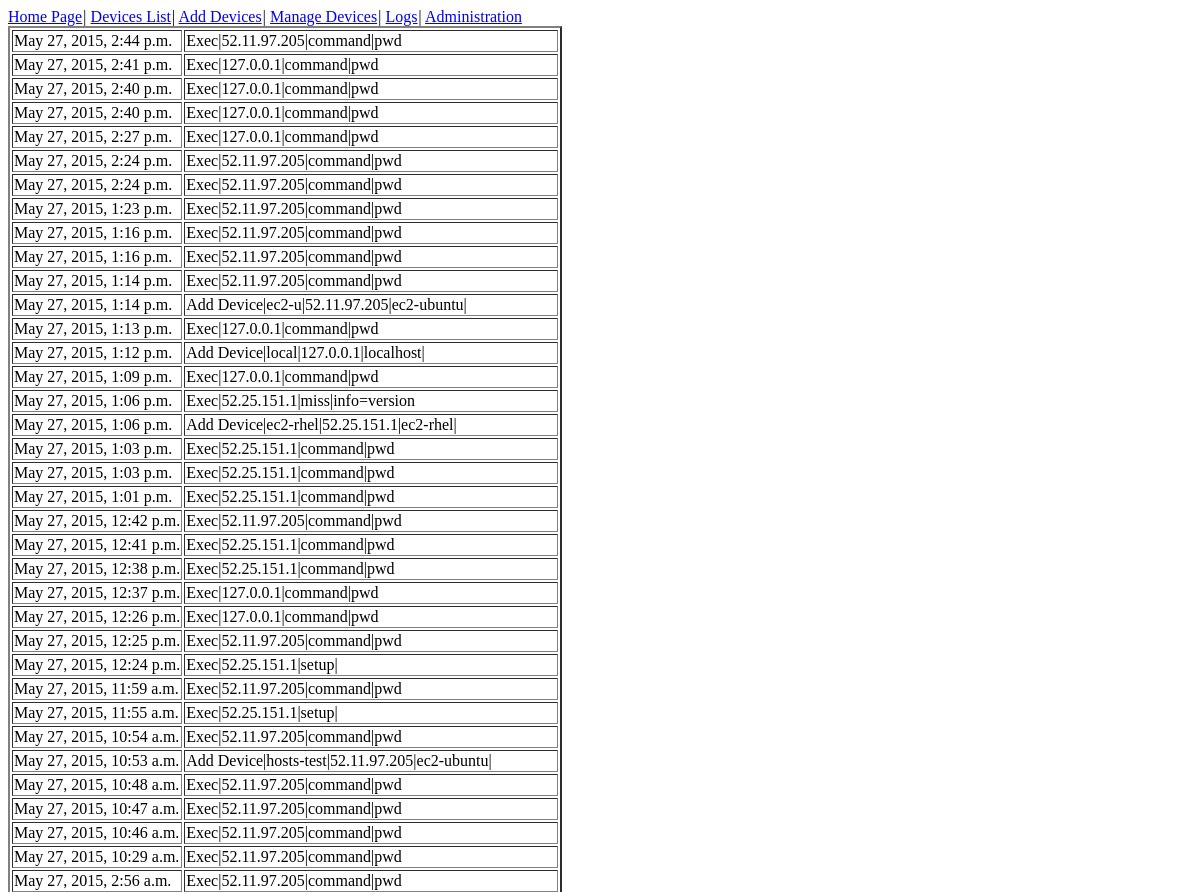
The app's page /controller/log/ (upper part), older data.
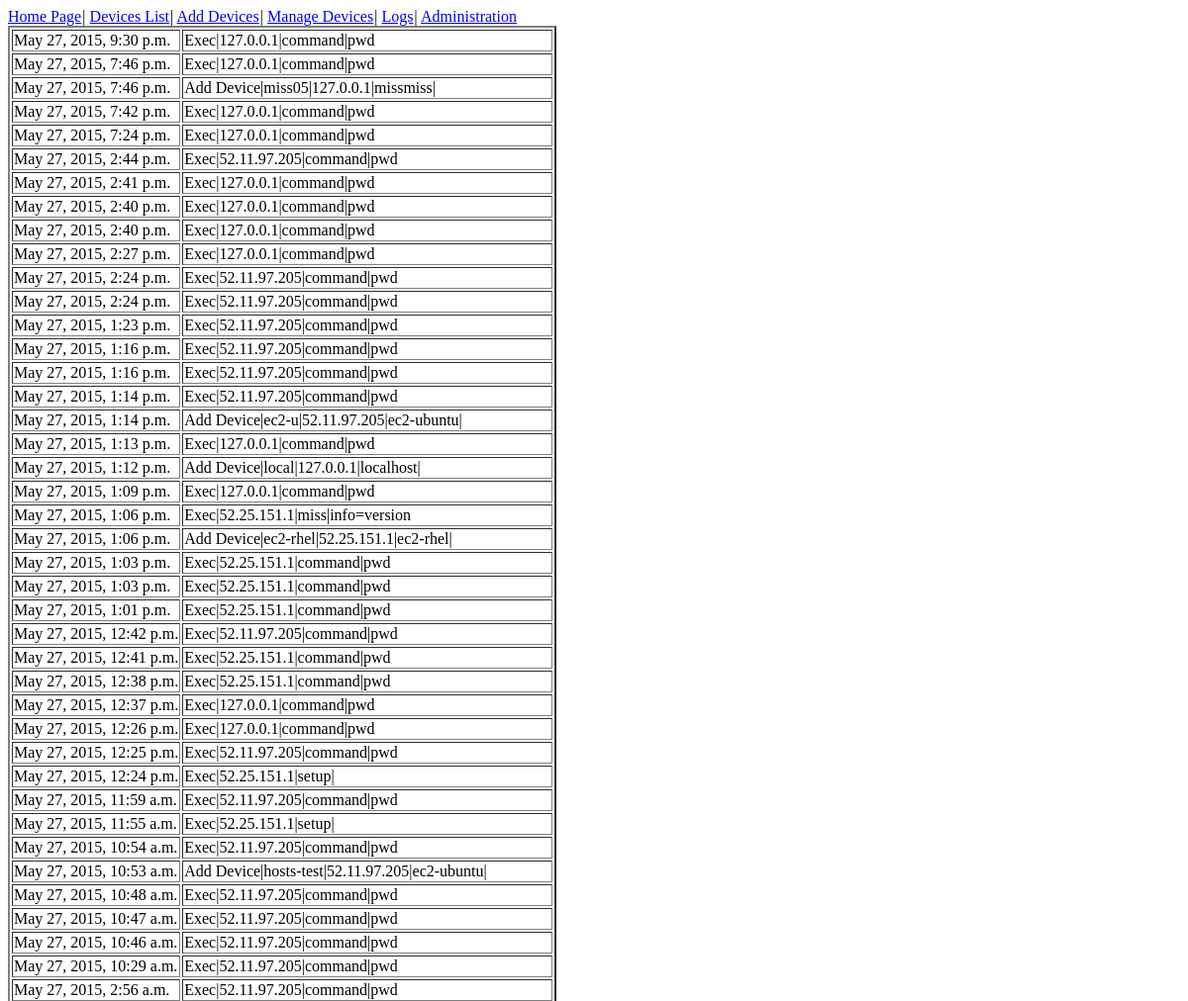
The same page, newer data.
### controller/models.py (models this page shows)
class ManageLog(models.Model):
    log_time = models.DateTimeField()
    action = models.CharField(max_length=300)

### controller/views.py (the view)
def log(request):
    logs = ManageLog.objects.order_by('-log_time')
    return render_to_response('log.html', Context({'logs': logs}))

### controller/templates/log.html (shortened to what this page needs)
{% extends "base.html" %}
{% block content %}
<table border='2'>
{%for records in logs%}
<tr><td>{{records.log_time}}</td><td>{{records.action}}</td></tr>
{%endfor%}
</table>
{% endblock %}

Row changes from the older to the newer data that the page shows:
added ManageLog: log_time "May 27, 2015, 9:30 p.m.", action "Exec|127.0.0.1|command|pwd"
added ManageLog: log_time "May 27, 2015, 7:46 p.m.", action "Exec|127.0.0.1|command|pwd"
added ManageLog: log_time "May 27, 2015, 7:46 p.m.", action "Add Device|miss05|127.0.0.1|missmiss|"
added ManageLog: log_time "May 27, 2015, 7:42 p.m.", action "Exec|127.0.0.1|command|pwd"
added ManageLog: log_time "May 27, 2015, 7:24 p.m.", action "Exec|127.0.0.1|command|pwd"
